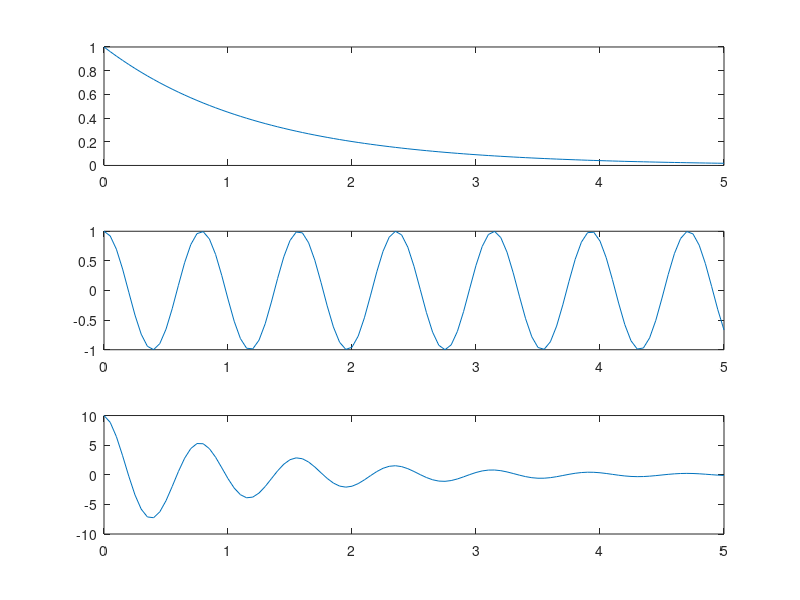

The MATLAB source for this figure:
clc;
clear;
close all;
t= 0:0.05:5.0;
x_t = exp(-.8*t);
y_t = cos(8*t);
z_t = 10*x_t.*y_t;
title('An exponentially decaying  sinusoid');
xlabel('Time');
ylabel('Value of z');
ylim([-12 12]);
grid on;
subplot(3,1,1);
plot(t, x_t);
subplot(3,1,2);
plot(t, y_t);
subplot(3,1,3);
plot(t, z_t);